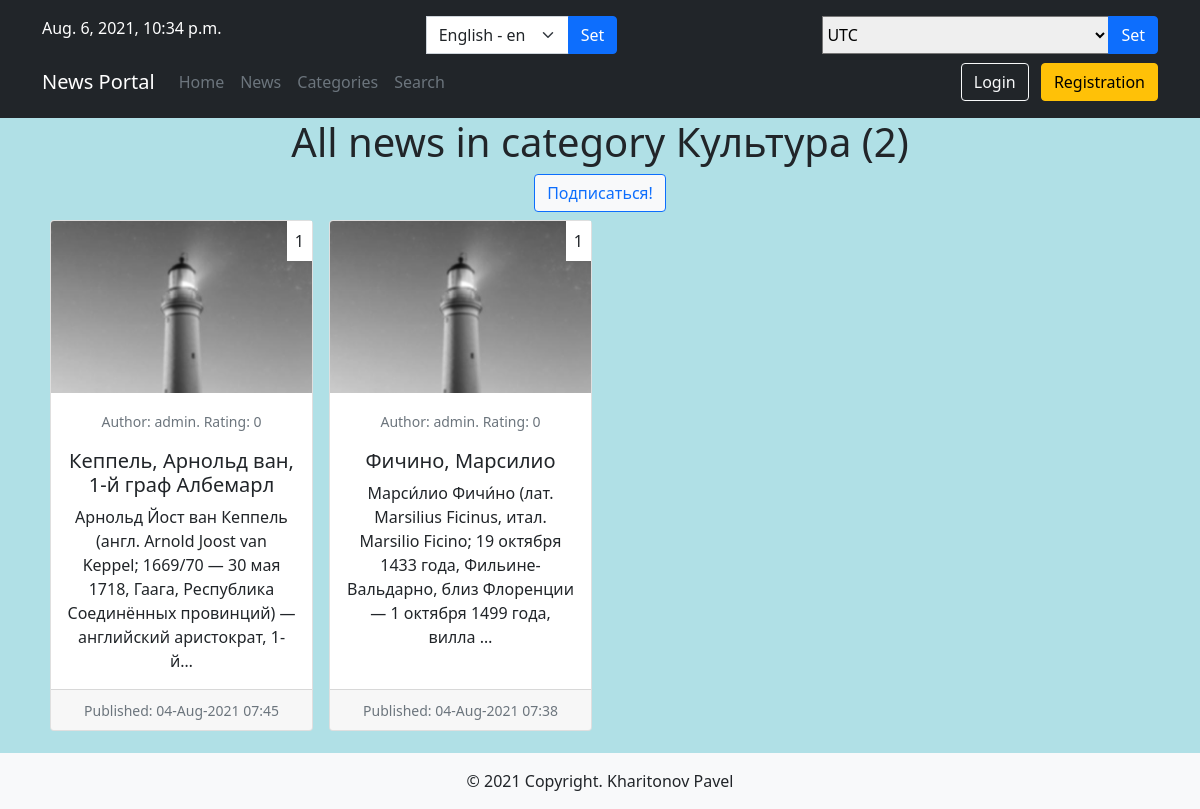
Page /news/categories/2 on the committed database.
### news/models.py (models this page shows, shortened)
class Category(models.Model):
    category = models.CharField(max_length=255, unique=True, verbose_name=_('Title'))
    subscribers = models.ManyToManyField(User, verbose_name=_('Subscribers'), blank=True, null=True)
    def __str__(self):
        return f'{self.category}'
    class Meta:
        verbose_name = _('Category')
        verbose_name_plural = _('Categories')

class Post(models.Model):
    ARTICLE = 'AR'
    NEWS = 'NS'
    POST_CHOICES = (
        (ARTICLE, _('Article')),
        (NEWS, pgettext_lazy('Singular', 'News')),
    )
    author = models.ForeignKey(Author, on_delete=models.CASCADE, verbose_name=_('Author'))
    type_post = models.CharField(max_length=2, choices=POST_CHOICES,
                                 default=ARTICLE, verbose_name=_('Type'))
    created_at = models.DateTimeField(auto_now_add=True, verbose_name=_('Date of creation'))
    category = models.ManyToManyField(Category, through='PostCategory', verbose_name=_('Category'))
    title = models.CharField(max_length=255, verbose_name=_('Title'))
    content = models.TextField(verbose_name=_('Content'))
    rating = models.IntegerField(default=0, verbose_name=_('Rating'))
    users_with_like = models.ManyToManyField(User, blank=True, null=True, related_name='users_with_like')
    users_with_dislike = models.ManyToManyField(User, editable=False, blank=True, null=True, related_name='users_with_dislike')
    def get_absolute_url(self):
        return f'/news/{self.id}'
    class Meta:
        verbose_name = _('Publication')
        verbose_name_plural = _('Publications')
        ordering = ('-id',)

class Author(models.Model):
    user = models.OneToOneField(User, on_delete=models.CASCADE, verbose_name=_('User'))
    rating = models.IntegerField(default=0, verbose_name=_('Rating'))
    def get_rating(self):
        return self.rating
    def __str__(self):
        return f'{self.user}'
    class Meta:
        verbose_name = _('Author')
        verbose_name_plural = _('Authors')

### news/views.py (the view)
# urls.py: path('categories/<int:pk>', cache_page(60*5)(PostsCategoryListView.as_view()), name='posts_category'),
class PostsCategoryListView(ListView):
    model = Post
    template_name = 'news/posts_of_category.html'
    context_object_name = 'posts'
    ordering = ['-created_at']
    paginate_by = 10
    def get_queryset(self):
        qs = super().get_queryset()
        pk = self.kwargs['pk']
        category = Category.objects.get(id=pk)
        return qs.filter(category=category)
    def get_context_data(self, **kwargs):
        context = super().get_context_data(**kwargs)
        pk = self.kwargs['pk']
        category = Category.objects.get(id=pk)
        context['pk'] = pk
        context['category'] = category
        context['count_post'] = Post.objects.filter(category=category).count()
        context['is_not_subscriber'] = self.request.user not in category.subscribers.all()
        return context

### news/templatetags/custom_tags.py (called while the page is built)
@register.filter(name='censor')
def censor(value):
    words = ['дурак', 'сука']
    for word in words:
        if word in value:
            value = value.replace(word, '***')
    return str(value)

@register.simple_tag(name='is_not_author', takes_context=True)
def is_not_author(context):
    request = context["request"]
    is_not_author = not request.user.groups.filter(name='authors').exists()
    return is_not_author

@register.simple_tag(name='get_current_time')
def get_current_time():
    return timezone.now()

@register.simple_tag(name='get_timezones')
def get_timezones():
    return pytz.common_timezones

### news/templates/news/posts_of_category.html (shortened to what this page needs)
{% extends 'default.html' %}
{% load i18n %}
{% block content %}
<h1 class="text-center">{% trans "All news in category" %}  {{ category }} ({{ count_post }})</h1>
<div class="text-center">
  <form action="{% url 'subscribe' %}" method="POST">
  <button type="submit" value="{{ pk }}" name="pk" class="btn btn-light btn-outline-primary">{% if is_not_subscriber %}Подписаться!{% else %}Отписаться!{% endif %}</button>
  </form>
</div>
{% if posts %}
<div class="card-group text-left">
  {% for post in posts %}
  {% block card %}
    {% include 'news/inc/_card.html' %}
  {% endblock card%}
  {% endfor %}
</div>
  {% else %}
    <div class="alert alert-primary" role="alert">
      {% trans "There are no news in the category yet" %} {{ category }}
    </div>
  {% endif %}
{% endblock content %}

### news/templates/news/inc/_card.html (shortened to what this page needs)
{% load custom_tags %}
{% load i18n %}
  <div class="col-12 col-md-6 col-lg-4 col-xl-3 p-2 text-center">
    <div class="card h-100" >
      <span class="position-absolute top-0 end-0 p-2 bg-white">
        <span class="text-dark">{{ post.rating }}</span>
      </span>
      <img src="/media/photo.jpg" class="card-img-top" alt="{{ post.title|censor }}">
      <div class="card-body">
        <p class="card-text"><small class="text-muted">{% trans "Author" %}: {{ post.author }}. {% trans "Rating" %}: {{ post.author.get_rating }}</small></p>
        <h5 class="card-title"><a href="{{ post.get_absolute_url }}" class="text-dark text-decoration-none">{{ post.title|censor }}</a></h5>
        <p class="card-text">{{ post.content|censor|truncatechars:150 }}</p>
      </div>
      <div class="card-footer">
        <small class="text-muted">{% trans "Published" %}: {{ post.created_at|date:'d-M-Y H:i'  }}</small>
      </div>
    </div>
  </div>

### news/templates/news/posts_of_category.html (style rules this page uses)
.card { transition: .1s; }

### rows in the picture
Category: category "Культура"
Post: rating "1", author "admin", author.get_rating "0", title|censor "Кеппель, Арнольд ван, 1-й граф Албемарл", content|censor "Арнольд Йост ван Кеппель (англ. Arnold Joost van Keppel; 1669/70 — 30 мая 1718, Гаага, Республика Соединённых провинций) — английский аристократ, 1-й…", created_at "04-Aug-2021 07:45"
Post: rating "1", author "admin", author.get_rating "0", title|censor "Фичино, Марсилио", content|censor "Марси́лио Фичи́но (лат. Marsilius Ficinus, итал. Marsilio Ficino; 19 октября 1433 года, Фильине-Вальдарно, близ Флоренции — 1 октября 1499 года, вилла …", created_at "04-Aug-2021 07:38"

### other values in the picture
{{ current_time|timezone:TIME_ZONE }} "Aug. 6, 2021, 10:34 p.m."
{{ count_post }} "2"
form field language "English - en"
form field timezone "UTC"
